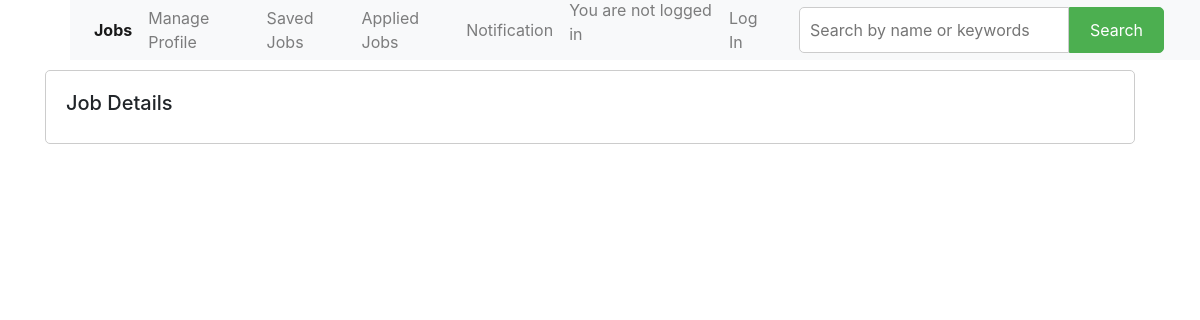
The page /applyjobhome/12/ on the database as committed earlier.
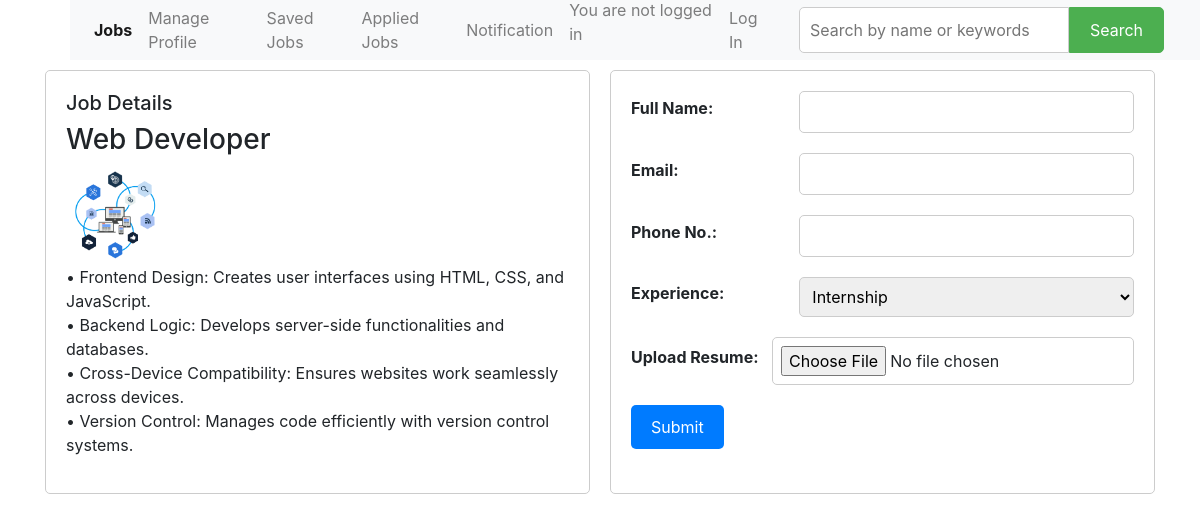
The same page on the database as committed later.
### maincode/models.py (models this page shows, shortened)
class Job(models.Model):
    job_title = models.CharField(max_length=100)
    job_description = models.TextField()
    photo = models.ImageField(upload_to='job_photos/', null=True, blank=True)

### maincode/views.py (the view)
# urls.py: path('applyjobhome/<int:job_id>/',views.applyportal_home_data,name='applyportal_home_data'),
def applyportal_home_data(request, job_id):
    saveddata = Job.objects.filter(id=job_id)  # Assuming job_id is a field in the Job model
    context = {'data': saveddata}  # Corrected context dictionary
    return render(request, 'base/applyjobtemp.html', context)

### templates/base/applyjobtemp.html (shortened to what this page needs)
{% extends '../base/base.html' %}
{% block content %}
<div class="container">
    <div class="job-data">
        <h5>Job Details</h5>
        {% for job in data %}
        <div class="job-item">
            <h3>{{ job.job_title }}</h3>
            <div>
                {% if job.photo %}
                <img class="card-image" style="height: 100px; width: 100px;" src="{{ job.photo.url }}" alt="{{ job.job_title }}">
                {% endif %}
            </div>
            <p style="text-align: left; white-space: pre-line;">{{ job.job_description }}</p>
        </div>
    </div>
    <div class="form-container">
        <form method="post" action="{% url 'applydata_submit' job.id %}" enctype="multipart/form-data">
            <div class="form-group">
                <label for="fullname">Full Name:</label>
                <input type="text" id="fullname" name="fullname" required>
            </div>
            <div class="form-group">
                <label for="email">Email:</label><br>
                <input type="email" id="email" name="email" required>
            </div>
            <div class="form-group">
                <label for="phone">Phone No.:</label><br>
                <input type="tel" id="phone" name="phone" pattern="[0-9]{10}"
                    title="Please enter a 10-digit phone number" required>
            </div>
            <div class="form-group">
                <label for="experience">Experience:</label>
                <select id="experience" name="experience">
                    <option value="0yr">Internship</option>
                </select>
            </div>
            <div class="form-group">
                <label for="resume">Upload Resume:</label>
                <input type="file" id="resume" name="resume" accept=".pdf,.doc,.docx" required>
            </div>
            <div class="form-group">
                <button type="submit">Submit</button>
            </div>
        </form>
    </div>
</div>
{% endfor %}
{% endblock %}

Rows that differ between the two databases and show on the page:
added Job: job_title "Web Developer", photo (picture), job_description "• Frontend Design: Creates user interfaces using HTML, CSS, and JavaScript. • Backend Logic: Develops server-side functionalities and databases. • Cross-Device Compatibility: Ensures websites work seamlessly across devices. • Version Control: Manages code efficiently with version control systems."
